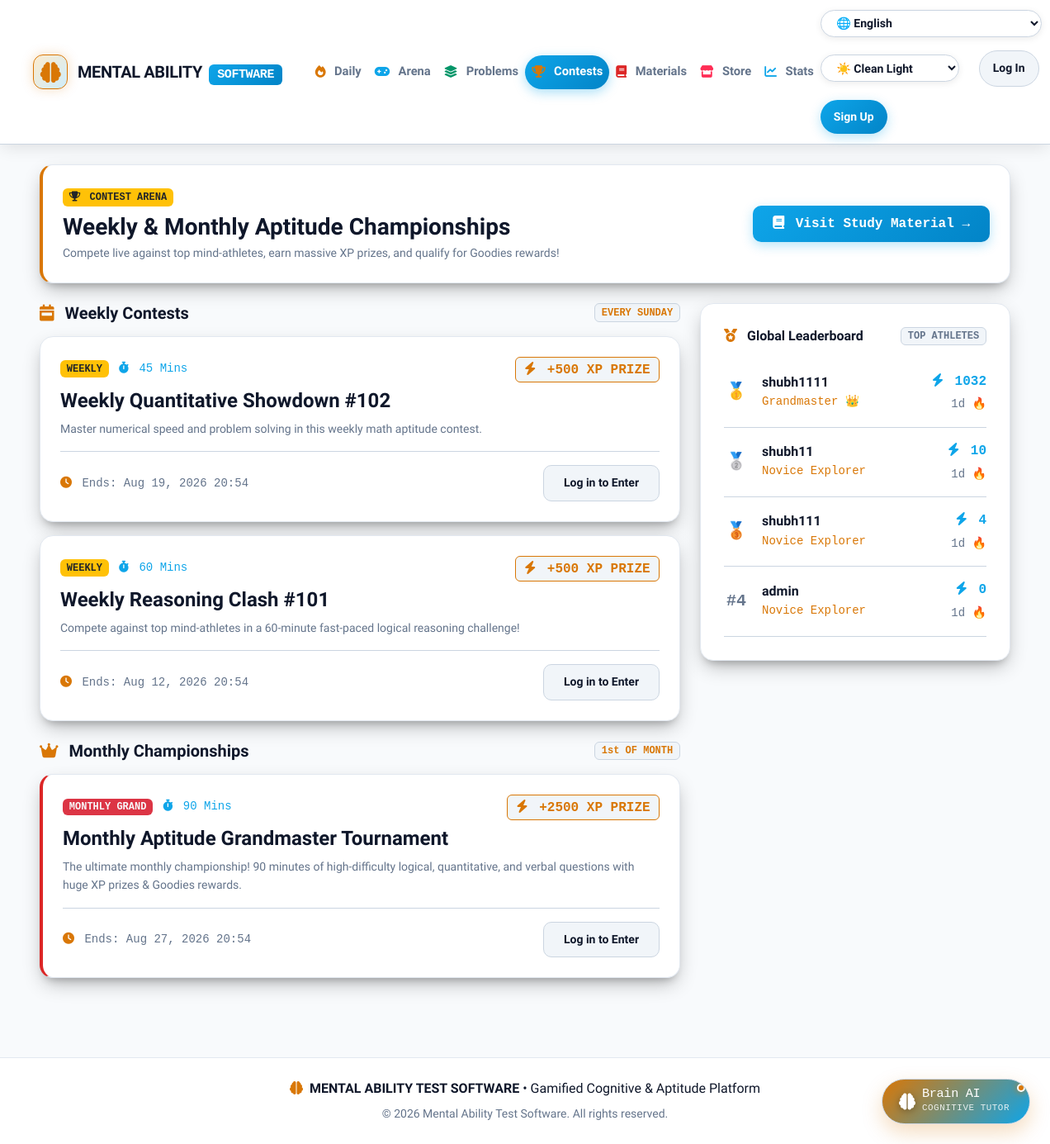
The app's page /contests/, older data.
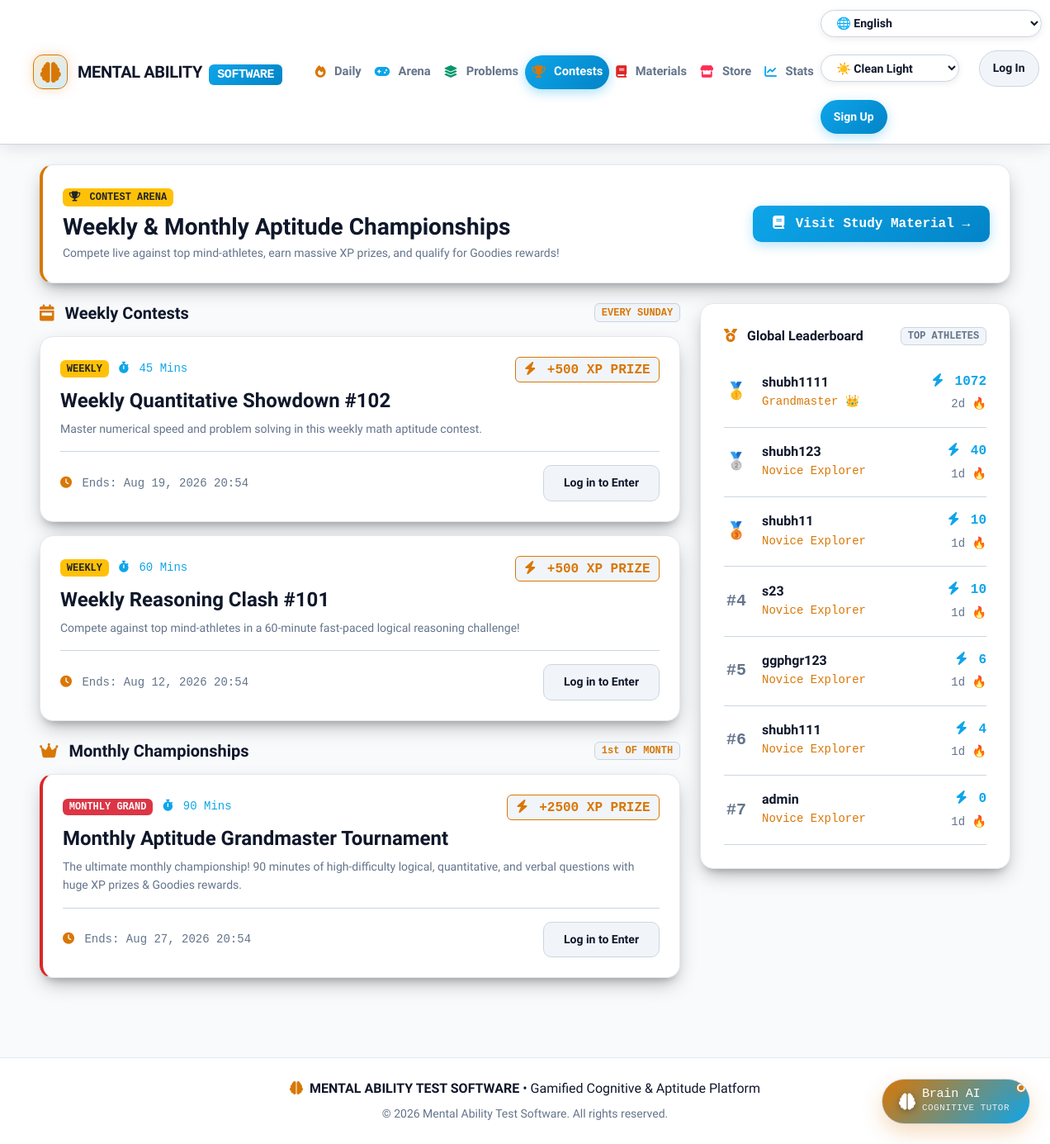
The same page, newer data.
### quiz/models.py (models this page shows, shortened)
class Contest(models.Model):
    WEEKLY = 'WEEKLY'
    MONTHLY = 'MONTHLY'
    CONTEST_TYPES = [
        (WEEKLY, 'Weekly Contest'),
        (MONTHLY, 'Monthly Championship'),
    ]
    title = models.CharField(max_length=200)
    contest_type = models.CharField(max_length=10, choices=CONTEST_TYPES, default=WEEKLY)
    description = models.TextField()
    start_time = models.DateTimeField()
    end_time = models.DateTimeField()
    duration_minutes = models.IntegerField(default=60)
    questions = models.ManyToManyField(Question, related_name='contests', blank=True)
    xp_prize = models.IntegerField(default=200)
    class Meta:
        ordering = ('-start_time',)

class UserProfile(models.Model):
    user = models.OneToOneField('auth.User', on_delete=models.CASCADE, related_name='profile')
    streak_count = models.IntegerField(default=0)
    last_active_date = models.DateField(null=True, blank=True)
    total_xp = models.IntegerField(default=0)
    solved_questions_count = models.IntegerField(default=0)
    @property
    def rank_title(self):
        if self.total_xp >= 1000:
            return "Grandmaster 👑"
        elif self.total_xp >= 500:
            return "Mind Master 🧠"
        elif self.total_xp >= 200:
            return "Aptitude Scholar 🎓"
        elif self.total_xp >= 50:
            return "Problem Solver ⚡"
        else:
            return "Novice Explorer"

### quiz/views.py (the view)
# urls.py: path('contests/', views.contests, name='contests'),
def contests(request):
    profile = get_or_create_user_profile(request.user) if request.user.is_authenticated else None
    weekly_contests = Contest.objects.filter(contest_type=Contest.WEEKLY)
    monthly_contests = Contest.objects.filter(contest_type=Contest.MONTHLY)
    leaderboard = UserProfile.objects.select_related('user').order_by('-total_xp', '-solved_questions_count')[:10]
    context = {
        'profile': profile,
        'weekly_contests': weekly_contests,
        'monthly_contests': monthly_contests,
        'leaderboard': leaderboard,
    }
    return render(request, 'quiz/contests.html', context)

### templates/quiz/contests.html (shortened to what this page needs)
{% extends 'base.html' %}
{% block content %}
<div class="row g-4 mb-4">
  <div class="col-12">
    <div class="lc-card p-4 position-relative overflow-hidden" style="background: var(--lc-surface); border-left: 4px solid var(--lc-amber);">
      <div class="d-flex justify-content-between align-items-center flex-wrap gap-3">
        <div>
          <span class="badge bg-warning text-dark font-monospace fw-bold mb-2"><i class="fas fa-trophy me-1"></i> CONTEST ARENA</span>
          <h3 class="fw-bold mb-1" style="color: var(--lc-text);">Weekly & Monthly Aptitude Championships</h3>
          <p class="small mb-0" style="color: var(--lc-text-muted);">Compete live against top mind-athletes, earn massive XP prizes, and qualify for Goodies rewards!</p>
        </div>
        <a href="{% url 'quiz:study_material' %}" class="btn btn-lc-primary font-monospace">
          <i class="fas fa-book me-1"></i> Visit Study Material &rarr;
        </a>
      </div>
    </div>
  </div>
  <div class="col-lg-8">
    <div class="d-flex justify-content-between align-items-center mb-3">
      <h5 class="fw-bold mb-0" style="color: var(--lc-text);"><i class="fas fa-calendar-week me-2" style="color: var(--lc-amber);"></i> Weekly Contests</h5>
      <span class="badge font-monospace" style="background-color: var(--lc-surface-hover); color: var(--lc-amber); border: 1px solid var(--lc-border-highlight);">EVERY SUNDAY</span>
    </div>
    <div class="row g-3 mb-4">
      {% for contest in weekly_contests %}
        <div class="col-12">
          <div class="lc-card p-4">
            <div class="d-flex justify-content-between align-items-start gap-2 mb-2">
              <div>
                <span class="badge bg-warning text-dark font-monospace fw-bold me-2">WEEKLY</span>
                <span class="font-monospace small" style="color: var(--lc-blue);"><i class="fas fa-stopwatch me-1"></i> {{ contest.duration_minutes }} Mins</span>
              </div>
              <span class="badge font-monospace fs-6" style="background-color: var(--lc-surface-hover); color: var(--lc-amber); border: 1px solid var(--lc-amber);">
                <i class="fas fa-bolt me-1"></i> +{{ contest.xp_prize }} XP PRIZE
              </span>
            </div>
            <h4 class="fw-bold mb-2" style="color: var(--lc-text);">{{ contest.title }}</h4>
            <p class="small mb-3" style="color: var(--lc-text-muted);">{{ contest.description }}</p>
            <div class="d-flex justify-content-between align-items-center pt-3 border-top flex-wrap gap-2" style="border-color: var(--lc-border-highlight) !important;">
              <div class="small font-monospace" style="color: var(--lc-text-muted);">
                <i class="fas fa-clock me-1" style="color: var(--lc-amber);"></i> Ends: {{ contest.end_time|date:"M d, Y H:i" }}
              </div>
              {% if user.is_authenticated %}
                <a href="{% url 'quiz:join_contest' contest.id %}" class="btn btn-lc-primary btn-sm px-4 font-monospace">
                  <i class="fas fa-flag-checkered me-1"></i> ENTER CONTEST ARENA
                </a>
              {% else %}
                <a href="{% url 'login' %}" class="btn btn-lc-secondary btn-sm px-4">Log in to Enter</a>
              {% endif %}
            </div>
          </div>
        </div>
      {% empty %}
        <div class="col-12">
          <div class="lc-card text-center py-4">
            <p class="mb-0" style="color: var(--lc-text-muted);">No active weekly contests scheduled.</p>
          </div>
        </div>
      {% endfor %}
    </div>
    <div class="d-flex justify-content-between align-items-center mb-3">
      <h5 class="fw-bold mb-0" style="color: var(--lc-text);"><i class="fas fa-crown me-2" style="color: var(--lc-amber);"></i> Monthly Championships</h5>
      <span class="badge font-monospace" style="background-color: var(--lc-surface-hover); color: var(--lc-amber); border: 1px solid var(--lc-border-highlight);">1st OF MONTH</span>
    </div>
    <div class="row g-3">
      {% for contest in monthly_contests %}
        <div class="col-12">
          <div class="lc-card p-4" style="border-left: 4px solid var(--lc-hard);">
            <div class="d-flex justify-content-between align-items-start gap-2 mb-2">
              <div>
                <span class="badge bg-danger text-light font-monospace fw-bold me-2">MONTHLY GRAND</span>
                <span class="font-monospace small" style="color: var(--lc-blue);"><i class="fas fa-stopwatch me-1"></i> {{ contest.duration_minutes }} Mins</span>
              </div>
              <span class="badge font-monospace fs-6" style="background-color: var(--lc-surface-hover); color: var(--lc-amber); border: 1px solid var(--lc-amber);">
                <i class="fas fa-bolt me-1"></i> +{{ contest.xp_prize }} XP PRIZE
              </span>
            </div>
            <h4 class="fw-bold mb-2" style="color: var(--lc-text);">{{ contest.title }}</h4>
            <p class="small mb-3" style="color: var(--lc-text-muted);">{{ contest.description }}</p>
            <div class="d-flex justify-content-between align-items-center pt-3 border-top flex-wrap gap-2" style="border-color: var(--lc-border-highlight) !important;">
              <div class="small font-monospace" style="color: var(--lc-text-muted);">
                <i class="fas fa-clock me-1" style="color: var(--lc-amber);"></i> Ends: {{ contest.end_time|date:"M d, Y H:i" }}
              </div>
              {% if user.is_authenticated %}
                <a href="{% url 'quiz:join_contest' contest.id %}" class="btn btn-lc-primary btn-sm px-4 font-monospace">
                  <i class="fas fa-flag-checkered me-1"></i> ENTER CHAMPIONSHIP ARENA
                </a>
              {% else %}
                <a href="{% url 'login' %}" class="btn btn-lc-secondary btn-sm px-4">Log in to Enter</a>
              {% endif %}
            </div>
          </div>
        </div>
      {% empty %}
        <div class="col-12">
          <div class="lc-card text-center py-4">
            <p class="mb-0" style="color: var(--lc-text-muted);">No active monthly grand championships scheduled.</p>
          </div>
        </div>
      {% endfor %}
    </div>
  </div>
  <div class="col-lg-4">
    <div class="lc-card sticky-top" style="top: 100px;">
      <div class="d-flex justify-content-between align-items-center mb-3">
        <h6 class="fw-bold mb-0" style="color: var(--lc-text);"><i class="fas fa-medal me-2" style="color: var(--lc-amber);"></i> Global Leaderboard</h6>
        <span class="badge font-monospace" style="background-color: var(--lc-surface-hover); color: var(--lc-text-muted); border: 1px solid var(--lc-border-highlight);">TOP ATHLETES</span>
      </div>
      <div class="list-group list-group-flush">
        {% for rank_user in leaderboard %}
          <div class="list-group-item d-flex justify-content-between align-items-center px-0 py-3 bg-transparent border-bottom" style="border-color: var(--lc-border-highlight) !important;">
            <div class="d-flex align-items-center gap-3">
              <div class="fw-bold font-monospace fs-5 text-center" style="width: 30px;">
                {% if forloop.counter == 1 %}🥇
                {% elif forloop.counter == 2 %}🥈
                {% elif forloop.counter == 3 %}🥉
                {% else %}<span style="color: var(--lc-text-muted);">#{{ forloop.counter }}</span>
                {% endif %}
              </div>
              <div>
                <h6 class="fw-bold mb-0" style="color: var(--lc-text);">{{ rank_user.user.username }}</h6>
                <small class="font-monospace" style="color: var(--lc-amber);">{{ rank_user.rank_title }}</small>
              </div>
            </div>
            <div class="text-end">
              <div class="fw-bold font-monospace" style="color: var(--lc-blue);"><i class="fas fa-bolt me-1"></i> {{ rank_user.total_xp }}</div>
              <small class="font-monospace" style="color: var(--lc-text-muted);">{{ rank_user.streak_count }}d 🔥</small>
            </div>
          </div>
        {% empty %}
          <p class="small text-center py-3 mb-0" style="color: var(--lc-text-muted);">No rankings recorded yet.</p>
        {% endfor %}
      </div>
    </div>
  </div>
</div>
{% endblock %}

### templates/base.html (shortened to what this page needs)
<!DOCTYPE html>
{% load static %}
<html lang="en">
<head>
  <link href="https://cdn.jsdelivr.net/npm/bootstrap@5.3.2/dist/css/bootstrap.min.css" rel="stylesheet">
  <link rel="stylesheet" href="https://cdnjs.cloudflare.com/ajax/libs/font-awesome/6.4.0/css/all.min.css">
  <link rel="stylesheet" href="{% static 'css/global.css' %}?v=2.1">
</head>
<body>
  <nav class="navbar navbar-expand-lg navbar-dark navbar-leetcode sticky-top">
    <div class="container-fluid">
      <a class="navbar-brand" href="{% url 'quiz:index' %}">
        <div class="brand-icon-box">
          <i class="fas fa-brain fa-lg" style="color: var(--lc-amber);"></i>
        </div>
        <div>
          <span class="fw-extrabold" style="color: var(--lc-text);">MENTAL ABILITY</span>
          <span class="badge ms-1 font-monospace" style="background: linear-gradient(135deg, var(--lc-blue), #0284c7); color: #ffffff;">SOFTWARE</span>
        </div>
      </a>
      <div class="collapse navbar-collapse" id="leetcodeNavbar">
        <ul class="navbar-nav me-auto mb-2 mb-lg-0 ms-lg-3">
          <li class="nav-item">
            <a class="nav-link {% if request.resolver_match.url_name == 'index' %}active{% endif %}" href="{% url 'quiz:index' %}">
              <i class="fas fa-fire me-1" style="color: var(--lc-amber);"></i> Daily
            </a>
          </li>
          <li class="nav-item">
            <a class="nav-link {% if request.resolver_match.url_name == 'test_session' %}active{% endif %}" href="{% url 'quiz:test_session' %}">
              <i class="fas fa-gamepad me-1" style="color: var(--lc-blue);"></i> Arena
            </a>
          </li>
          <li class="nav-item">
            <a class="nav-link {% if request.resolver_match.url_name == 'revision' %}active{% endif %}" href="{% url 'quiz:revision' %}">
              <i class="fas fa-layer-group me-1" style="color: var(--lc-easy);"></i> Problems
            </a>
          </li>
          <li class="nav-item">
            <a class="nav-link {% if request.resolver_match.url_name == 'contests' %}active{% endif %}" href="{% url 'quiz:contests' %}">
              <i class="fas fa-trophy me-1" style="color: var(--lc-amber);"></i> Contests
            </a>
          </li>
          <li class="nav-item">
            <a class="nav-link {% if request.resolver_match.url_name == 'study_material' %}active{% endif %}" href="{% url 'quiz:study_material' %}">
              <i class="fas fa-book me-1" style="color: var(--lc-hard);"></i> Materials
            </a>
          </li>
          <li class="nav-item">
            <a class="nav-link {% if request.resolver_match.url_name == 'goodies' %}active{% endif %}" href="{% url 'quiz:goodies' %}">
              <i class="fas fa-store me-1" style="color: var(--lc-pink, #ff2d55);"></i> Store
            </a>
          </li>
          <li class="nav-item">
            <a class="nav-link {% if request.resolver_match.url_name == 'dashboard' %}active{% endif %}" href="{% url 'quiz:dashboard' %}">
              <i class="fas fa-chart-line me-1" style="color: var(--lc-blue);"></i> Stats
            </a>
          </li>
        </ul>
        <div class="d-flex align-items-center gap-3 flex-wrap">
          <select id="languageSelect" class="theme-selector" title="Select UI Language" onchange="switchLanguage(this.value)">
            <option value="en">🌐 English</option>
          </select>
          <select id="themeSelect" class="theme-selector me-2" title="Switch UI Theme" onchange="switchTheme(this.value)">
            <option value="clean-light">☀️ Clean Light</option>
          </select>
          {% if user.is_authenticated %}
            <div class="streak-badge" title="Daily Activity Streak">
              <i class="fas fa-fire me-1"></i> {{ profile.streak_count|default:1 }}d
            </div>
            <div class="xp-badge" title="Total Experience Points">
              <i class="fas fa-bolt me-1"></i> {{ profile.total_xp|default:0 }} XP
            </div>
            <span class="rank-badge font-monospace d-none d-md-inline">
              <i class="fas fa-crown me-1"></i> {{ profile.rank_title|default:"Novice" }}
            </span>
            <form action="{% url 'logout' %}" method="post" class="d-inline">
              {% csrf_token %}
              <button class="btn btn-lc-secondary btn-sm rounded-pill px-3" type="submit" title="Logout">
                <i class="fas fa-sign-out-alt me-1"></i> Exit
              </button>
            </form>
          {% else %}
            <a class="btn btn-lc-secondary btn-sm rounded-pill px-3" href="{% url 'login' %}">Log In</a>
            <a class="btn btn-lc-primary btn-sm rounded-pill px-3" href="{% url 'quiz:signup' %}">Sign Up</a>
          {% endif %}
        </div>
      </div>
    </div>
  </nav>
  <div class="container-fluid py-4 px-lg-5">
    {% block content %}{% endblock %}
  </div>
  <footer class="footer py-4 mt-5" style="border-top: 1px solid var(--lc-border); background-color: var(--lc-surface); color: var(--lc-text);">
    <div class="container text-center">
      <p class="mb-1" style="color: var(--lc-text);">
        <i class="fas fa-brain me-1" style="color: var(--lc-amber);"></i> <strong>MENTAL ABILITY TEST SOFTWARE</strong> &bull; Gamified Cognitive & Aptitude Platform
      </p>
      <small style="color: var(--lc-text-muted);">&copy; 2026 Mental Ability Test Software. All rights reserved.</small>
    </div>
  </footer>
  {% include 'quiz/ai_chatbot.html' %}
</body>
</html>

### templates/quiz/ai_chatbot.html (shortened to what this page needs)
<div id="aiChatbotContainer" class="ai-chatbot-wrapper">
  <button id="aiChatLauncher" class="ai-launcher-btn" onclick="toggleAiChatbot()" title="Open Brain AI Tutor">
    <div class="ai-launcher-icon">
      <i class="fas fa-brain"></i>
    </div>
    <div class="ai-launcher-text-box d-none d-md-flex flex-column text-start ms-2 me-1">
      <span class="ai-launcher-title font-monospace fw-extrabold">Brain AI</span>
      <span class="ai-launcher-sub font-monospace">Cognitive Tutor</span>
    </div>
    <span id="aiStatusDot" class="ai-status-pulse online" title="Brain AI Ready"></span>
  </button>
</div>

Row changes from the older to the newer data that the page shows:
changed UserProfile "Grandmaster 👑": total_xp "1032" → "1072"; streak_count "1" → "2"
added UserProfile: user.username "shubh123", rank_title "Novice Explorer", total_xp "40", streak_count "1"
computed for UserProfile "shubh11": text "🥈" → "🥉"
added UserProfile: user.username "s23", rank_title "Novice Explorer", total_xp "10", streak_count "1"
added UserProfile: user.username "ggphgr123", rank_title "Novice Explorer", total_xp "6", streak_count "1"
computed for UserProfile "shubh111": text "🥉" → "#"
